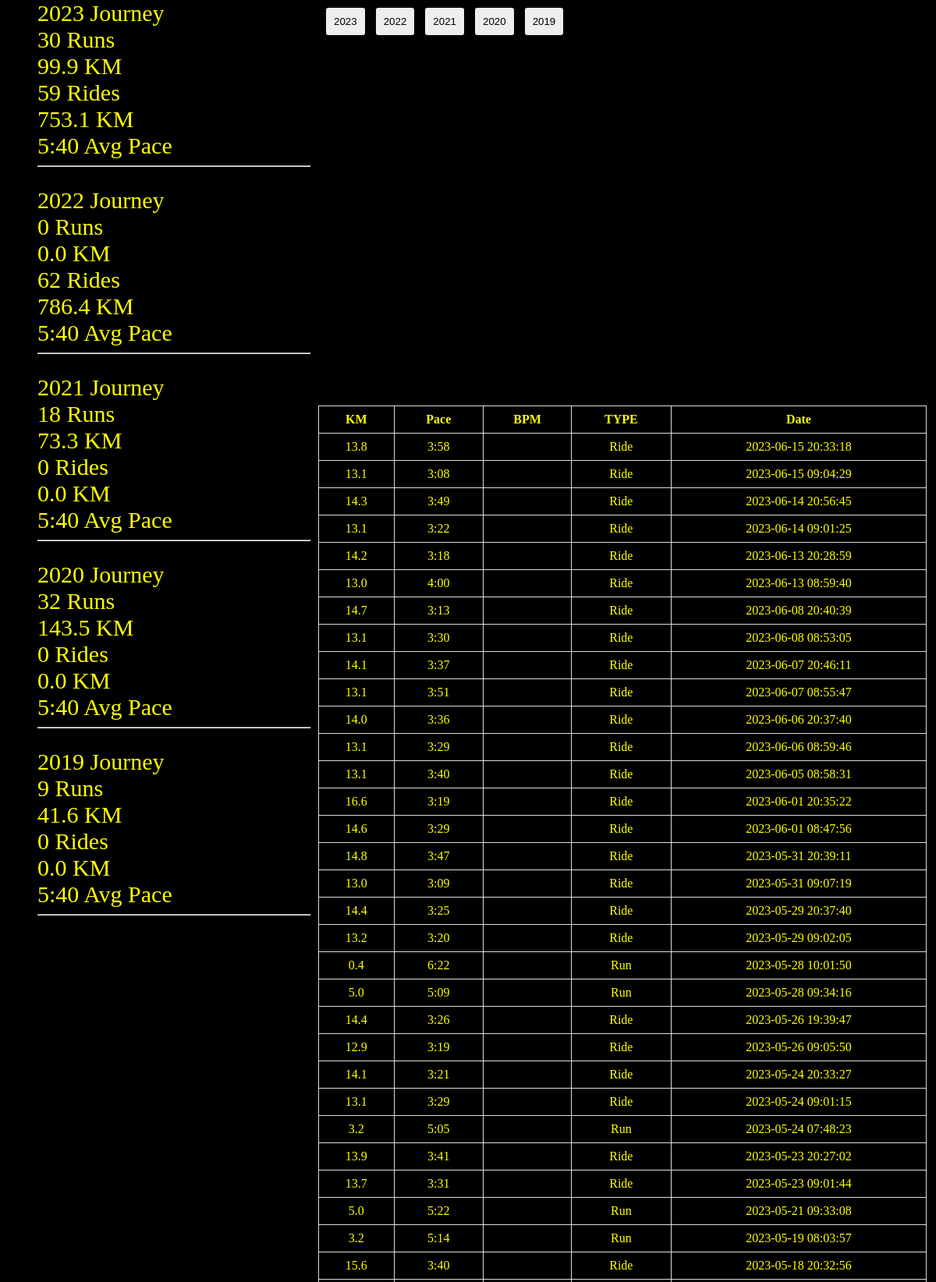
The page / (upper part) on the database its author committed.
### tables this page shows
CREATE TABLE activities (
	run_id INTEGER NOT NULL, 
	name VARCHAR, 
	distance FLOAT, 
	moving_time DATETIME, 
	elapsed_time DATETIME, 
	type VARCHAR, 
	start_date VARCHAR, 
	start_date_local VARCHAR, 
	location_country VARCHAR, 
	summary_polyline VARCHAR, 
	average_heartrate FLOAT, 
	average_speed FLOAT, 
	PRIMARY KEY (run_id)
);

### scripts/app.py (the view)
@app.route('/')
def index():
    data = g.data
    print(data[:3])
    print(data.columns)
    data["year"] = data["Date"].apply(lambda x: x[:4])
    years = sorted(data["year"].unique(), reverse=True)
    summary_data = []
    for year in years:
        tmp = dict()
        cur_year_data = data[data["year"] == year]
        tmp["year"] = year
        tmp["runs"] = cur_year_data[cur_year_data["TYPE"] == "Run"].shape[0]
        tmp["run_km"] = round(cur_year_data[cur_year_data["TYPE"] == "Run"]["KM"].sum(), 2)
        tmp["rides"] = cur_year_data[cur_year_data["TYPE"] == "Ride"].shape[0]
        tmp["ride_km"] = round(cur_year_data[cur_year_data["TYPE"] == "Ride"]["KM"].sum(), 2)
        summary_data.append(tmp)
    print(summary_data)
    return render_template('index.html', table_data=g.table_data, data=summary_data)

### scripts/template/index.html (shortened to what this page needs)
<!DOCTYPE html>
<html>
<head>
    <link rel="stylesheet" href="{{ url_for('static', filename='css/style.css') }}">
</head>
<body>
    <div id="container">
        <div id="text">
            {% for row in data %}
                <div class="year">{{ row['year'] }} Journey</div>
                <div class="year">{{ row['runs'] }} Runs</div>
                <div class="year">{{ row['run_km'] }} KM</div>
                <div class="year">{{ row['rides'] }} Rides</div>
                <div class="year">{{ row['ride_km'] }} KM</div>
                <div class="year">5:40 Avg Pace</div>
                <hr style="color: red;">
                <br>
            {% endfor %}
        </div>
        <div class="wrapper">
            <div id="map-table">
                <div id="map"></div>
                <div id="year-button">
                    <button id="2023">2023</button>
                    <button id="2022">2022</button>
                    <button id="2021">2021</button>
                    <button id="2020">2020</button>
                    <button id="2019">2019</button>
                </div>
            </div>
            <div id="table">
                <table>
                    <thead>
                        <tr>
                            <th>KM</th>
                            <th>Pace</th>
                            <th>BPM</th>
                            <th>TYPE</th>
                            <th>Date</th>
                        </tr>
                    </thead>
                    <tbody>
                        {% for row in table_data %}
                            <tr data-id="{{ row['id'] }}" onclick="window.scrollTo(0,0)">
                                <td>{{ row['KM'] }}</td>
                                <td>{{ row['Pace'] }}</td>
                                <td>{{ row['BPM'] }}</td>
                                <td>{{ row['TYPE'] }}</td>
                                <td>{{ row['Date'] }}</td>
                            </tr>
                        {% endfor %}
                    </tbody>
                </table>
            </div>
        </div>
    </div>
</body>
</html>

### scripts/static/css/style.css (style rules this page uses)
html, body { width: 100%; height: 100%; margin: 0; padding: 0; background-color: black; }
#container { display: flex; align-items: flex-start; }
#text { display: inline-block; width: 30%; margin-left: 4%; width: 350px; height: 1500px; margin-right: 10px; }
.wrapper { display: flex; flex-direction: column; width: 65%; }
#map-table, #table { display: inline-block; width: 100%; position: relative; }
#table { margin-top: 20px; align-self: flex-end; }
#year-button { position: absolute; top: 10px; left: 10px; }
#year-button button { padding: 10px; margin-right: 10px; background-color: #eee; border: none; border-radius: 3px; cursor: pointer; }
#map { width: 100%; height: 500px; }
table { width: 100%; border-collapse: collapse; }
th, td { border: 1px solid #ddd; padding: 8px; text-align: center; vertical-align: middle; color:yellow; }
tr { width: 100%; display: table-row; }
.year { color: yellow; font-size: 30px; }

### rows shown on the page
activities: KM "13.8", Pace "3:58", TYPE "Ride", Date "2023-06-15 20:33:18"
activities: KM "13.1", Pace "3:08", TYPE "Ride", Date "2023-06-15 09:04:29"
activities: KM "14.3", Pace "3:49", TYPE "Ride", Date "2023-06-14 20:56:45"
activities: KM "13.1", Pace "3:22", TYPE "Ride", Date "2023-06-14 09:01:25"
activities: KM "14.2", Pace "3:18", TYPE "Ride", Date "2023-06-13 20:28:59"
activities: KM "13.0", Pace "4:00", TYPE "Ride", Date "2023-06-13 08:59:40"
activities: KM "14.7", Pace "3:13", TYPE "Ride", Date "2023-06-08 20:40:39"
activities: KM "13.1", Pace "3:30", TYPE "Ride", Date "2023-06-08 08:53:05"
activities: KM "14.1", Pace "3:37", TYPE "Ride", Date "2023-06-07 20:46:11"
activities: KM "13.1", Pace "3:51", TYPE "Ride", Date "2023-06-07 08:55:47"
activities: KM "14.0", Pace "3:36", TYPE "Ride", Date "2023-06-06 20:37:40"
activities: KM "13.1", Pace "3:29", TYPE "Ride", Date "2023-06-06 08:59:46"
activities: KM "13.1", Pace "3:40", TYPE "Ride", Date "2023-06-05 08:58:31"
activities: KM "16.6", Pace "3:19", TYPE "Ride", Date "2023-06-01 20:35:22"
activities: KM "14.6", Pace "3:29", TYPE "Ride", Date "2023-06-01 08:47:56"
activities: KM "14.8", Pace "3:47", TYPE "Ride", Date "2023-05-31 20:39:11"
activities: KM "13.0", Pace "3:09", TYPE "Ride", Date "2023-05-31 09:07:19"
activities: KM "14.4", Pace "3:25", TYPE "Ride", Date "2023-05-29 20:37:40"
activities: KM "13.2", Pace "3:20", TYPE "Ride", Date "2023-05-29 09:02:05"
activities: KM "0.4", Pace "6:22", TYPE "Run", Date "2023-05-28 10:01:50"
activities: KM "5.0", Pace "5:09", TYPE "Run", Date "2023-05-28 09:34:16"
activities: KM "14.4", Pace "3:26", TYPE "Ride", Date "2023-05-26 19:39:47"
activities: KM "12.9", Pace "3:19", TYPE "Ride", Date "2023-05-26 09:05:50"
activities: KM "14.1", Pace "3:21", TYPE "Ride", Date "2023-05-24 20:33:27"
activities: KM "13.1", Pace "3:29", TYPE "Ride", Date "2023-05-24 09:01:15"
activities: KM "3.2", Pace "5:05", TYPE "Run", Date "2023-05-24 07:48:23"
activities: KM "13.9", Pace "3:41", TYPE "Ride", Date "2023-05-23 20:27:02"
activities: KM "13.7", Pace "3:31", TYPE "Ride", Date "2023-05-23 09:01:44"
activities: KM "5.0", Pace "5:22", TYPE "Run", Date "2023-05-21 09:33:08"
activities: KM "3.2", Pace "5:14", TYPE "Run", Date "2023-05-19 08:03:57"
activities: KM "15.6", Pace "3:40", TYPE "Ride", Date "2023-05-18 20:32:56"

### other values the page prints
{{ row['year'] }} "2023" "2022" "2021" "2020" "2019"
{{ row['runs'] }} "30" "0" "18" "32" "9"
{{ row['run_km'] }} "99.9" "0.0" "73.3" "143.5" "41.6"
{{ row['rides'] }} "59" "62" "0" "0" "0"
{{ row['ride_km'] }} "753.1" "786.4" "0.0" "0.0" "0.0"
